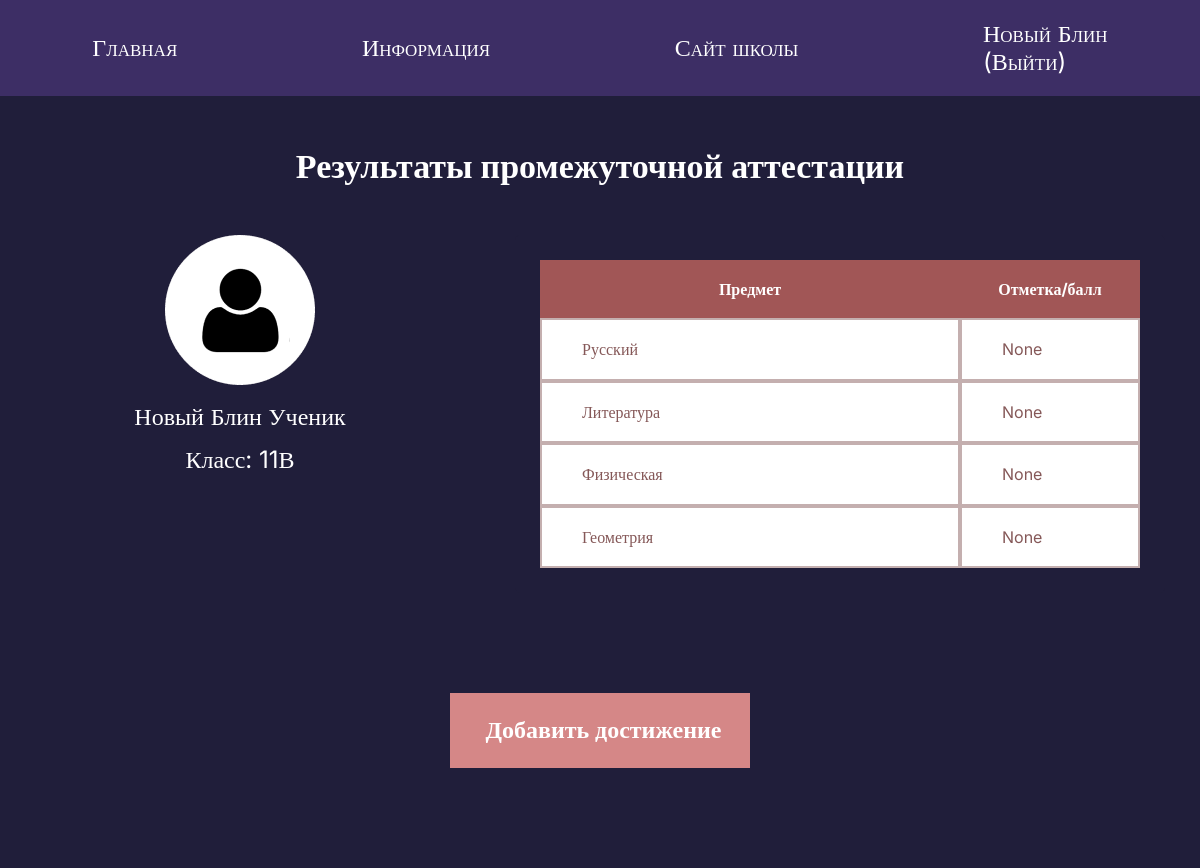
The app's page /profile (signed in), older data.
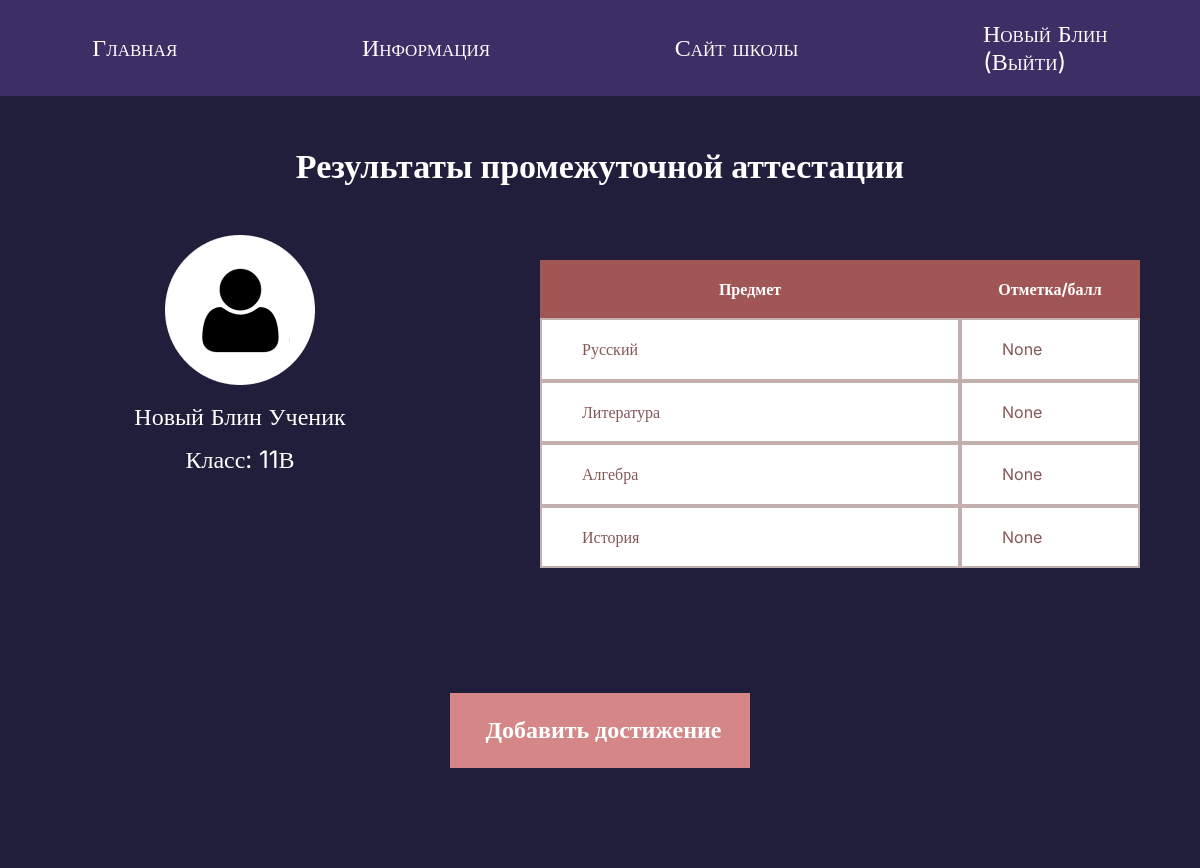
The same page, newer data.
### tables this page shows
CREATE TABLE "students" (
	"student_id"	INTEGER NOT NULL,
	"name"	TEXT NOT NULL,
	"login"	TEXT NOT NULL,
	"password"	TEXT NOT NULL,
	"avatar"	BLOB,
	"birth_date"	DATE,
	"created_at"	DATETIME NOT NULL DEFAULT CURRENT_TIMESTAMP,
	"class"	TEXT NOT NULL,
	"teacher_id"	INTEGER NOT NULL,
	"old"	INTEGER NOT NULL,
	FOREIGN KEY("teacher_id") REFERENCES "teachers"("teacher_id") ON DELETE CASCADE ON UPDATE CASCADE,
	PRIMARY KEY("student_id" AUTOINCREMENT)
);

CREATE TABLE exams ( 
                    exam_id           INTEGER NOT NULL  PRIMARY KEY  AUTOINCREMENT,
                    subject           TEXT,
                    mark              INTEGER,
                    student_id        INTEGER NOT NULL,
                    created_at        DATETIME NOT NULL DEFAULT CURRENT_TIMESTAMP,
                    FOREIGN KEY ( student_id ) REFERENCES students( student_id ) ON DELETE CASCADE ON UPDATE CASCADE
 
                );

### main.py (the view, shortened to what this page needs)
@app.route("/profile", methods=["POST", "GET"])
def profile():
    exams_subjects = ["Русский язык", "Литература", "Алгебра", "Геометрия", "Информатика", "Музыка",
                      "ОБЖ", "Физическая культура", "Технология", "Английский язык", "Литература Республики Коми",
                      "История", "Родная (русская) литература", "Родной (русский) язык", "Биология",
                      "Химия", "Физика", "География", "Обществознание"]
    student_id = session["student_id"]
    student = db.get_student_by_student_id(student_id)
    portfolio = db.get_portfolio_by_student_id(student_id)
    exams = db.get_exams_by_student_id(student_id)
    return render_template("student-profile.html", title="Student profile", student=student, port=portfolio,
                                                exams=exams, subjects=exams_subjects, old=student[-1])

### database.py (called while the page is built)
    def get_portfolio_by_student_id(self, student_id):
        sql = """SELECT * FROM portfolio WHERE student_id = ?"""
        self.cursor.execute(sql, (student_id,))
        return self.cursor.fetchall()

    def get_exams_by_student_id(self, student_id):
        sql = """SELECT * FROM exams WHERE student_id = ?"""
        self.cursor.execute(sql, (student_id,))
        return self.cursor.fetchall()

    def get_student_by_student_id(self, student_id):
        sql = """SELECT * FROM students WHERE student_id = ?"""
        self.cursor.execute(sql, (student_id, ))
        result = self.cursor.fetchone()
        if not result:
            return None
        return result

### templates/student-profile.html (shortened to what this page needs)
{% extends 'base.html' %}
{% block content %}
  <section class="profile-page-st">
    <div class="container">
      <h2 class="header-page">Результаты промежуточной аттестации</h2>
      <div class="student-card">
        <div class="student-info">
          <img src={{url_for('static', filename='img/avatar 1.png')}}  alt="avatar-1" class="avatar-2">
          <p class="port-text">{{ student[1] }}</p>
          <p class="port-text">Класс: {{ student[7] }}</p>
        </div>
        <form class="student-table" method="post">
          <table class="marks">
            <thead>
              <tr>
                <th>Предмет</th>
                <th>Отметка/балл</th>
              </tr>
            </thead>
            <tbody>
              {% if "teacher_id" in session %}
                {% for i in range(1, 5) %}
                  <tr>
                    {% if old %}
                      <td>
                        <select name="exam{{i}}">
                          {% for subject in range(19) %}
                            {% if subjects[subject] == exams[i-1][1] %}
                              <option value={{subjects[subject]}} selected> {{subjects[subject]}}</option>
                            {% else %}
                              <option value={{subjects[subject]}}> {{subjects[subject]}}</option>
                            {% endif %}
                          {% endfor %}
                        </select>
                      </td>
                      <td>
                        <select name="mark{{i}}">
                          {% for mark in range(1, 6) %}
                            {% if mark == exams[i-1][2] %}
                              <option value={{mark}} selected>{{mark}}</option>
                            {% else %}
                              <option value={{mark}}>{{mark}}</option>
                            {% endif %}
                          {% endfor %}
                        </select>
                      </td>
                    {% else %}
                      <td>
                        <select name="exam{{i}}">
                          {% for subject in range(19) %}
                            {% if subject == i - 1 %}
                              <option value={{subjects[subject]}} selected> {{subjects[subject]}}</option>
                            {% else %}
                              <option value={{subjects[subject]}}> {{subjects[subject]}}</option>
                            {% endif %}
                          {% endfor %}
                        </select>
                      </td>
                      <td>
                        <select name="mark{{i}}">
                            <option disabled selected></option>
                          {% for mark in range(1, 6) %}
                            <option value={{mark}}>{{mark}}</option>
                          {% endfor %}
                        </select>
                      </td>
                    {% endif %}
                  </tr>
                {% endfor %}
              {% elif "student_id" in session %}
                {% if old %}
                  {% for exam in exams %}
                    <tr>
                      <td>
                        <p>{{exam[1]}}</p>
                      </td>
                      <td>
                        <p>{{exam[2]}}</p>
                      </td>
                    </tr>
                  {% endfor %}
                {% endif %}
              {% endif %}
            </tbody>
          </table>
        </form>
      </div>
      {% if port %}
      <p class="header-page"><strong>Сводная ведомость достижений учащегося (Олимпиады)</strong></p>
      <div class="marks-tb">
        <table class="marks-2">
          <thead>
            <tr>
              <th class="th-2">Уровень</th>
              <th class="th-2">Предмет</th>
              <th class="th-2">Название</th>
              <th class="th-2">Дата</th>
              <th class="th-2">Результаты</th>
            </tr>
          </thead>
          <tbody>
          {% for item in port %}
            <tr>
              <td class="td-2">{{item[6]}}</td>
              <td class="td-2">{{item[2]}}</td>
              <td class="td-2">{{item[1]}}</td>
              <td class="td-2">{{item[-1]}}</td>
              <td class="td-2">{{item[-2]}}</td>
            </tr>
          {% endfor %}
          </tbody>
        </table>
      </div>
        {% if "student_id" in session %}
        <a href="/add-portfolio" type="submit" class="button-center button-add"><strong>Добавить достижение</strong></a>
        {% endif %}
      <p class="header-page"><strong>Достижения:</strong></p>
      <div class="portfolio-files">
        {% for item in port %}
        <div class="portfolio-item">
          <img src={{url_for('static', filename='files/' + item[5])}} alt="" class="portfolio-image">
          <p class="portfolio-title">{{item[1]}}</p>
          <a href='/download/{{ item[5] }}' class="portfolio-link">скачать</a>
        </div>
        {% endfor %}
      </div>
      {% else %}
        {% if "student_id" in session %}
        <a href="/add-portfolio" type="submit" class="button-center button-add"><strong>Добавить достижение</strong></a>
        {% endif %}
      {% endif %}
    </div>
  </section>
{% endblock %}

### templates/base.html (shortened to what this page needs)
<!DOCTYPE html>
<html lang="en">
<head>
    <link rel="stylesheet" href={{url_for('static', filename='css/normalize.css')}}>
    <link rel="stylesheet" href={{url_for('static', filename='css/styles.css')}}>
</head>
<body>
<header>
    <a href={{url_for('index')}} class="link-a">Главная</a>
    <a href={{url_for('info')}} class="link-a">Информация</a>
    <a href="https://thl-syktyvkar.gosuslugi.ru/" class="link-a" target="_blank">Сайт школы</a>
    {% if "teacher_id" in session %}
        <a href={{url_for("logout")}} class="link-a">{{(session["login"])[ :session["login"].rfind(" ")]}}<br>(Выйти)</a>
    {% elif "student_id" in session %}
        <a href={{url_for("logout")}} class="link-a">{{(session["login"])[ :session["login"].rfind(" ")]}}<br>(Выйти)</a>
    {% else %}
        <a class="link-a">Вход не выполнен</a>
    {% endif %}
</header>
{% block content %}
{% endblock %}
</body>
</html>

### static/css/styles.css (style rules this page uses)
* { margin: 0; padding: 0; box-sizing: border-box; font-family: Inter; }
header { width: 100%; display: flex; justify-content: space-around; align-items: center; background-color: #3D2E65; height: 12vh; }
.link-a { font-variant: small-caps; }
form { margin: 0 auto; max-width: 650px; box-shadow: 20px 20px 0px #443C5B; background-color: #FFFFFF; border-radius: 5px; padding: 25px; }
.container { max-width: 1200px; margin: 0 auto; }
a { text-decoration: none; color: white; font-family: Inter; font-size: 24px; }
thead { display: flex; }
tr { width: 100%; display: flex; align-items: stretch; }
.student th:first-child, td:first-child { width: 60%; }
.student th:last-child, td:last-child { width: 25%; }
th:first-child, td:first-child { width: 70%; }
th:last-child, td:last-child { width: 30%; }
.button-add { width: 300px; height: 75px; padding: 20px 0 20px 7px; margin: 100px 0px 100px 0px; background-color: #D58787; border: 3px solid #D58787; color: white; text-align: center; text-decoration: none; display: inline-block; transition: all ease 0.3s; cursor: pointer; }
table { border-collapse: collapse; }
th, td { border: 2px solid #8558587a; padding: 20px 20px; text-align: left; color: #855858; }
th { background-color: #A15656; color: #FFFFFF; border: none; text-align: center; }
.port-text { color: #FFFFFF; font-family: Inter; font-size: 24px; margin-top: 15px; }
.header-page { color: #FFFFFF; font-size: 34px; text-align: center; padding: 50px 0; }
.marks { background-color: #FFFFFF; width: 100%; }
.profile-page-st { min-height: 88vh; width: 100%; background-color: #201E3A; }
.student-card { display: flex; justify-content: space-between; }
.student-info { width: 40%; text-align: center; }
.student-table { width: 60%; border: none; box-shadow: none; background-color: #201E3A; text-align: center; }
.student-table td { padding: 0; }
.student-table p { padding: 20px 0px 20px 40px; }
.button-center { margin-left: 450px; }

Row changes from the older to the newer data that the page shows:
removed exams: subject "Физическая", exam "None"
removed exams: subject "Геометрия", exam "None"
added exams: subject "Алгебра", exam "None"
added exams: subject "История", exam "None"
